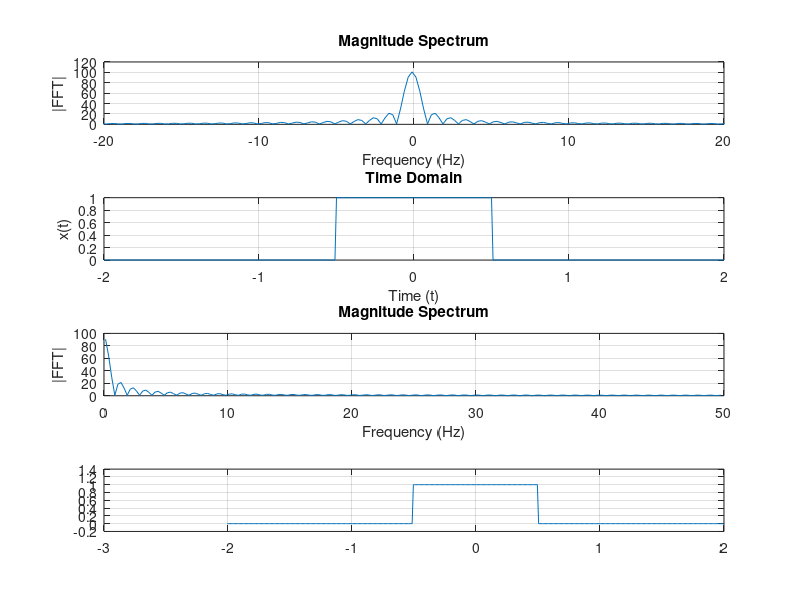

Recreate this plot in MATLAB.
t = -2:0.01:2;
dt = 0.01;

% Rectangular pulse (width T = 1, amplitude A = 1)
pulse = double(abs(t) <= 0.5);

% Compute FFT
Y = fft(pulse);
Y_shifted = fftshift(Y);

% Frequency vector (for plotting)
N = length(t);
fs = 1/dt;
f = (-N/2:N/2-1) * (fs/N);

[~, idx_zero] = min(abs(f));
f(idx_zero);

% SCALE the FFT to match continuous Fourier transform
Y_continuous = Y_shifted * dt;  % Multiply by dt!

% Now plot
plot(f, abs(Y_continuous));

subplot(4,1,1);
plot(f, abs(Y_shifted));
xlabel('Frequency (Hz)'); ylabel('|FFT|');
title('Magnitude Spectrum');
grid on;
xlim([-20 20]);  % Zoom in to see sinc structure


subplot(4,1,2);
plot(t, pulse);
grid on;
title('Time Domain');
grid on;
xlabel('Time (t)'); ylabel('x(t)');


f_pos_ids = f >= 0;
abs_spec = abs(Y_shifted);
f_pos = f(f_pos_ids);
spec_pos = abs_spec(f_pos_ids);

subplot(4,1,3);
plot(f_pos, spec_pos);
grid on;
title('Magnitude Spectrum');
xlabel('Frequency (Hz)'); ylabel('|FFT|');


% Inverse Fourier-Transform
subplot(4,1,4);
Y2 = [spec_pos(1) spec_pos(2:end)/2 fliplr(conj(spec_pos(2:end)))/2];
X = ifft(Y);

t = (-(length(X)/2):length(X)/2 - 1) * dt;
plot(t, X);
grid on;